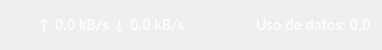
     <widget class="QWidget" name="speed_meter" native="true">
      <property name="maximumSize">
       <size>
        <width>16777215</width>
        <height>50</height>
       </size>
      </property>
      <property name="font">
       <font>
        <family>Calibri</family>
        <pointsize>12</pointsize>
       </font>
      </property>
      <property name="styleSheet">
       <string notr="true">QWidget #speed_meter{
	background-color: rgba(0, 0, 0, 100);
}
QLabel{
	color:rgba(255, 255, 255, 190);
}</string>
      </property>
      <layout class="QGridLayout" name="gridLayout_15">
       <item row="0" column="2">
        <spacer name="horizontalSpacer">
         <property name="orientation">
          <enum>Qt::Horizontal</enum>
         </property>
         <property name="sizeHint" stdset="0">
          <size>
           <width>40</width>
           <height>20</height>
          </size>
         </property>
        </spacer>
       </item>
       <item row="0" column="0">
        <widget class="QLabel" name="label_7">
         <property name="minimumSize">
          <size>
           <width>20</width>
           <height>20</height>
          </size>
         </property>
         <property name="maximumSize">
          <size>
           <width>20</width>
           <height>20</height>
          </size>
         </property>
         <property name="text">
          <string/>
         </property>
         <property name="pixmap">
          <pixmap resource="resources.qrc">:/icons/icons/internetspeedmeter.png</pixmap>
         </property>
         <property name="scaledContents">
          <bool>true</bool>
         </property>
         <property name="alignment">
          <set>Qt::AlignCenter</set>
         </property>
        </widget>
       </item>
       <item row="0" column="1">
        <widget class="QLabel" name="net_speed">
         <property name="font">
          <font>
           <family>Calibri</family>
           <pointsize>12</pointsize>
           <weight>75</weight>
           <bold>true</bold>
          </font>
         </property>
         <property name="text">
          <string>↑ 0.0 kB/s ↓ 0.0 kB/s</string>
         </property>
        </widget>
       </item>
       <item row="0" column="4">
        <widget class="QLabel" name="pc_data_usage">
         <property name="font">
          <font>
           <family>Calibri</family>
           <pointsize>12</pointsize>
           <weight>75</weight>
           <bold>true</bold>
          </font>
         </property>
         <property name="text">
          <string>Uso de datos: 0.0</string>
         </property>
        </widget>
       </item>
       <item row="0" column="3">
        <widget class="QLabel" name="label_8">
         <property name="minimumSize">
          <size>
           <width>20</width>
           <height>20</height>
          </size>
         </property>
         <property name="maximumSize">
          <size>
           <width>20</width>
           <height>20</height>
          </size>
         </property>
         <property name="text">
          <string/>
         </property>
         <property name="pixmap">
          <pixmap resource="resources.qrc">:/icons/icons/finance.png</pixmap>
         </property>
         <property name="scaledContents">
          <bool>true</bool>
         </property>
         <property name="alignment">
          <set>Qt::AlignCenter</set>
         </property>
        </widget>
       </item>
      </layout>
     </widget>
